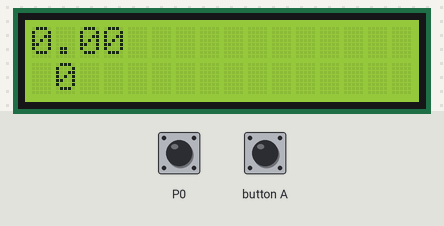
Bench run of a program on a simulated BBC micro:bit (MakeCode). On the bench: 16×2 character LCD. The inputs (shaded band) are chosen by the test bench; at power-on: P0 LOW.

Above: at 1.6 s.
1.7 s: P0 pulled HIGH for 0.15 s
At 3.0 s:
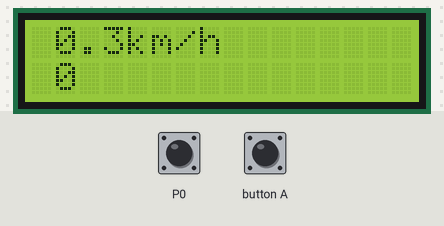
At 4.4 s:
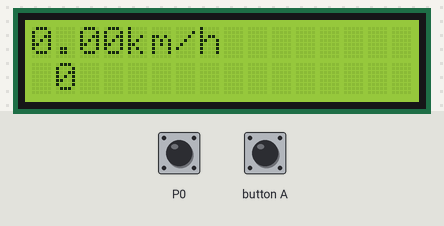
Timing chart, 0 to 5.9 s (numbered marks = the images above; inputs shaded):
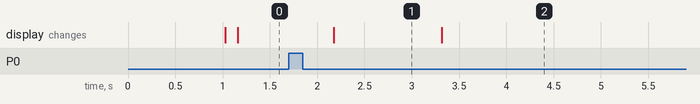

The program:

main.ts
```typescript
function affdist () {
    dold = v / 3.6 + d
    dold = Math.round(dold)
    basic.pause(100)
    dnew = v / 36
    dnew = Math.round(dnew)
    d = dnew + dold
    if (d < 10) {
        I2C_LCD1602.ShowString(" ", 0, 1)
        I2C_LCD1602.ShowNumber(d, 1, 1)
        I2C_LCD1602.ShowString("m     ", 2, 2)
    } else {
        I2C_LCD1602.ShowNumber(d, 0, 1)
    }
    if (d >= 100) {
        I2C_LCD1602.ShowString("m       ", 3, 3)
    }
}
function vitesse () {
    n = 0
    basic.pause(1000)
    mes = n
}
input.onButtonPressed(Button.A, function () {
    d = 0
})
function affvit () {
    v = mes * 1.875 / 6
    if (v == 0) {
        I2C_LCD1602.ShowString("0.00", 0, 0)
    } else {
        if (v < 10) {
            I2C_LCD1602.ShowString(" ", 0, 0)
            I2C_LCD1602.ShowNumber(v, 1, 0)
        } else {
            I2C_LCD1602.ShowNumber(v, 0, 0)
        }
        I2C_LCD1602.ShowString("km/h", 4, 0)
    }
}
pins.onPulsed(DigitalPin.P0, PulseValue.High, function () {
    n += 1
})
let mes = 0
let n = 0
let dnew = 0
let v = 0
let dold = 0
let d = 0
I2C_LCD1602.LcdInit(39)
d = 0
basic.forever(function () {
    vitesse()
    affvit()
    affdist()
})
```

test.ts
```typescript
// les tests vont ici ; cela ne sera pas compilé si ce paquet est utilisé en tant qu'extension.
```

Measured:
- after the input at 1.7 s, the display: changes after 0.48 s (image 1)
- what the display in image 1 shows lasts 1.1 s, from 2.2 s to 3.3 s
